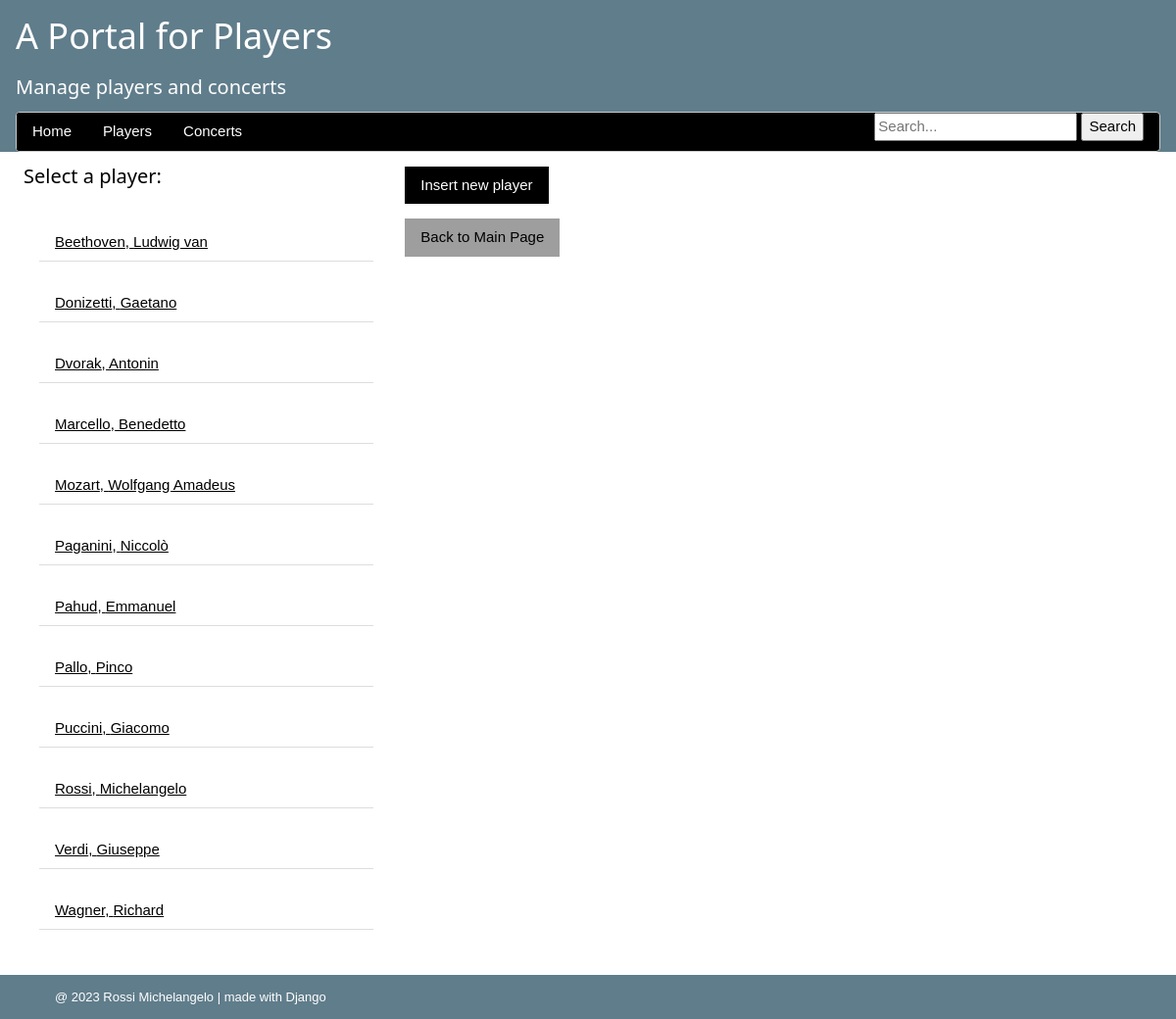
Page /home/players/ on the committed database.
### players/models.py (models this page shows, shortened)
class Player(models.Model):
    name = models.CharField(max_length=100)
    surname = models.CharField(max_length=100)
    instrument = models.CharField(max_length=50)
    date_of_birth = models.DateField(default=None)
    photo = models.ImageField(upload_to='images/', default=None, blank=True, null=True)
    date_of_insert = datetime.date.today()

### players/views/players.py (the view)
# urls.py: path('players/', views.players_summary, name='players_summary'),
def players_summary(request):
    players_list = Player.objects.order_by('surname')
    context = {'players_list': players_list}
    return render(request, 'players/players/players_summary.html', context)

### players/templates/players/players/players_summary.html (shortened to what this page needs)
{% extends 'players/general/base.html' %}
{% block first_third %}
<h4>Select a player:</h4>
    <br>
    <div class="w3-container">
    {% if players_list %}
        <ul class="w3-ul">
        {% for player in players_list %}
        <li class="w3-hover-shadow"><a href = "{% url 'players:player_detail' player.id %}">
            {{ player.surname }}, {{ player.name }}</a></li><br>
        {% endfor %}
        </ul>
    {% else %}
        <p class="w3-panel w3-pale-red w3-leftbar w3-border-red">No players are available.</p>
        <a href="{% url 'players:home' %}" class="w3-button w3-gray">Back to Main Page</a>
    {% endif %}
    <br>
    </div>
{% endblock %}
{% block third_third %}
    <p><a href="{% url 'players:player_insert' %}" class="w3-button w3-black">Insert new player</a></p>
    <p><a href="{% url 'players:home' %}" class="w3-button w3-gray">Back to Main Page</a></p>
{% endblock %}

### players/static/players/mystyle.css (style rules this page uses)
html { box-sizing:border-box }
*,*:before,*:after { box-sizing:inherit }
html { -ms-text-size-adjust:100%;-webkit-text-size-adjust:100% }
body { margin:0 }
a { background-color:transparent }
html,body { font-family:Verdana,sans-serif;font-size:15px;line-height:1.5 }
html { overflow-x:hidden }
h4 { font-size:20px }
h1,h2,h3,h4,h5,h6 { font-family:"Segoe UI",Arial,sans-serif;font-weight:400;margin:10px 0 }
a { color:inherit }
.w3-btn,.w3-button { border:none;display:inline-block;padding:8px 16px;vertical-align:middle;overflow:hidden;text-decoration:none;color:inherit;background-color:inherit;text-align:center;cursor:pointer;white-space:nowrap }
.w3-btn,.w3-button { -webkit-touch-callout:none;-webkit-user-select:none;-khtml-user-select:none;-moz-user-select:none;-ms-user-select:none;user-select:none }
.w3-ul { list-style-type:none;padding:0;margin:0 }
.w3-ul li { padding:8px 16px;border-bottom:1px solid #ddd }
.w3-container:after,.w3-container:before,.w3-panel:after,.w3-panel:before,.w3-row:after,.w3-row:before,.w3-row-padding:after,.w3-row-padding:before, .w3-cell-row:before,.w3-cell-row:after,.w3-clear:after,.w3-clear:before,.w3-bar:before,.w3-bar:after { content:"";display:table;clear:both }
.w3-container,.w3-panel { padding:0.01em 16px }
.w3-black,.w3-hover-black:hover { color:#fff!important;background-color:#000!important }
.w3-grey,.w3-hover-grey:hover,.w3-gray,.w3-hover-gray:hover { color:#000!important;background-color:#9e9e9e!important }

### rows in the picture
Player: surname "Beethoven", name "Ludwig van"
Player: surname "Donizetti", name "Gaetano"
Player: surname "Dvorak", name "Antonin"
Player: surname "Marcello", name "Benedetto"
Player: surname "Mozart", name "Wolfgang Amadeus"
Player: surname "Paganini", name "Niccolò"
Player: surname "Pahud", name "Emmanuel"
Player: surname "Pallo", name "Pinco"
Player: surname "Puccini", name "Giacomo"
Player: surname "Rossi", name "Michelangelo"
Player: surname "Verdi", name "Giuseppe"
Player: surname "Wagner", name "Richard"
